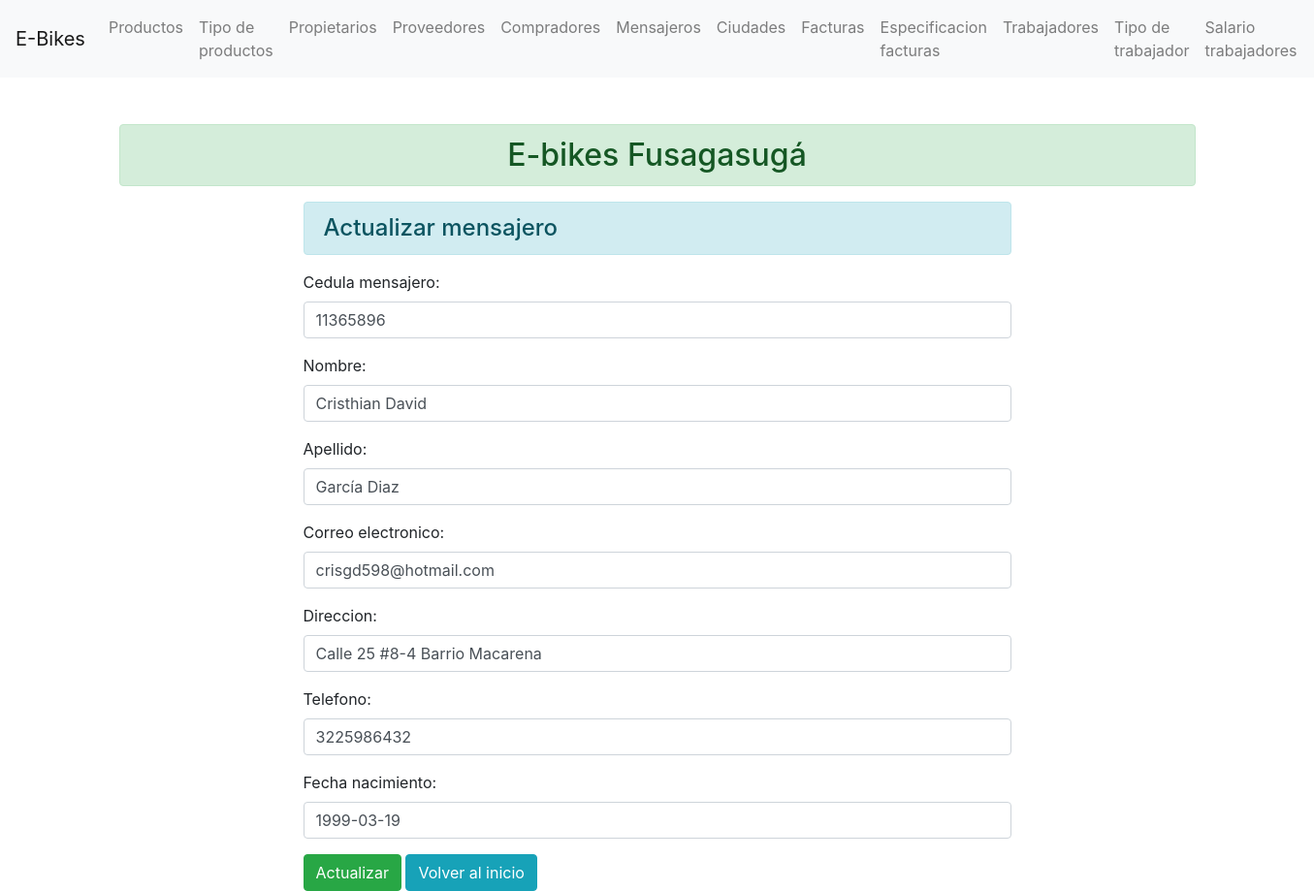
/mensajero/11365896/, run on the app's committed database.
### enroll/models.py (models this page shows)
class Mensajero(models.Model):
    cedula_mensajero = models.IntegerField(primary_key=True)
    nombre = models.CharField(max_length=70)
    apellido = models.CharField(max_length=70)
    correo_electronico = models.EmailField(max_length=70)
    direccion = models.CharField(max_length=70)
    telefono = models.IntegerField()
    fecha_nacimiento = models.DateField()

### enroll/views.py (the view)
# urls.py: path('mensajero/<int:cedula_mensajero>/', views.update_mensajero, name="updatemensajero"),
def update_mensajero(request, cedula_mensajero):
    if request.method == 'POST':
        pi = Mensajero.objects.get(pk=cedula_mensajero)
        fm = MensajeroRegistration(request.POST, instance=pi)
        if fm.is_valid():
            fm.save()
    else:
        pi = Mensajero.objects.get(pk=cedula_mensajero)
        fm = MensajeroRegistration(instance=pi)
    return render(request, 'enroll/updatemensajero.html', {'form':fm})

### enroll/forms.py
class MensajeroRegistration(forms.ModelForm):
    class Meta:
        model = Mensajero
        fields = ['cedula_mensajero', 'nombre', 'apellido', 'correo_electronico', 'direccion', 'telefono', 'fecha_nacimiento']
        widgets ={
            'cedula_mensajero': forms.NumberInput(attrs={'class':'form-control'}),
            'nombre': forms.TextInput(attrs={'class':'form-control'}),
            'apellido': forms.TextInput(attrs={'class':'form-control'}),
            'correo_electronico': forms.EmailInput(attrs={'class':'form-control'}),
            'direccion': forms.TextInput(attrs={'class':'form-control'}),
            'telefono': forms.NumberInput(attrs={'class':'form-control'}),
            'fecha_nacimiento': forms.DateInput(attrs={'class':'form-control'}),
        }

### enroll/templates/enroll/updatemensajero.html (shortened to what this page needs)
{% extends 'enroll/base.html' %}
{% block content  %}
    <div class="row">
        <div class="col-sm-8 offset-2">
            <h4 class="alert alert-info">Actualizar mensajero</h4>
            <form action="" method="POST">
                {{form.as_p}}
                <input type="submit" class="btn btn-success" value="Actualizar">
                <a href="{% url 'addmensajero' %}" class="btn btn-info">Volver al inicio</a>
            </form>
        </div>
    </div>
{% endblock content  %}

### data on the page
Mensajero: cedula_mensajero "11365896", nombre "Cristhian David", apellido "García Diaz", correo_electronico "crisgd598@hotmail.com", direccion "Calle 25 #8-4 Barrio Macarena", telefono "3225986432", fecha_nacimiento "1999-03-19"
